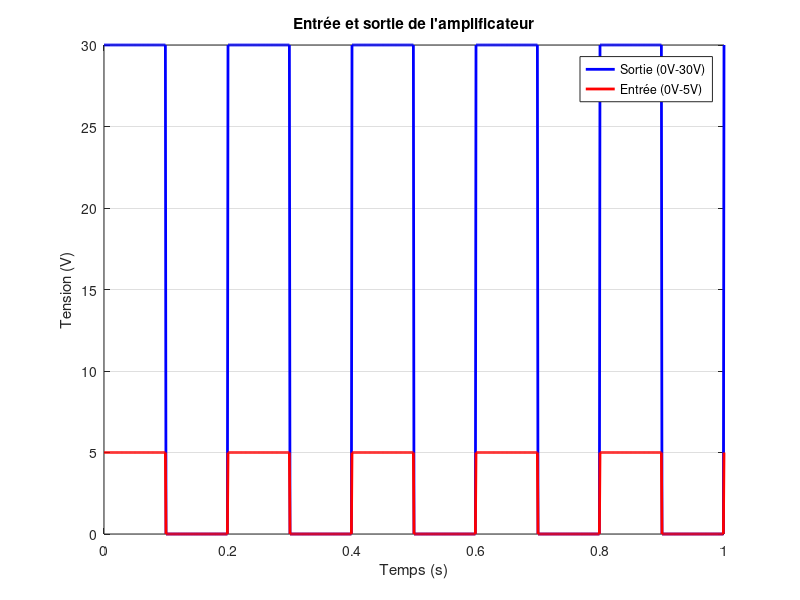

Source code (MATLAB):
clear
close all
clc

% Définition des paramètres du signal
f = 1/0.2;      % Fréquence (1/période)
t = 0:0.001:1;  % Temps d'échantillonnage (0,001 s)
V1 = 5/2 * square(2 * pi * f * t) + 5/2;  % Signal carré 1 de 0 V à 5 V
V2 = 30/2 * square(2 * pi * f * t) + 30/2; % Signal carré 2 de 0 V à 30 V

% Tracé des signaux
figure;
plot(t, V2, 'b', 'LineWidth', 2);
hold on;
plot(t, V1, 'r', 'LineWidth', 2);
xlabel('Temps (s)');
ylabel('Tension (V)');
title('Entrée et sortie de l''amplificateur');
legend('Sortie (0V-30V)','Entrée (0V-5V)');
grid on;
